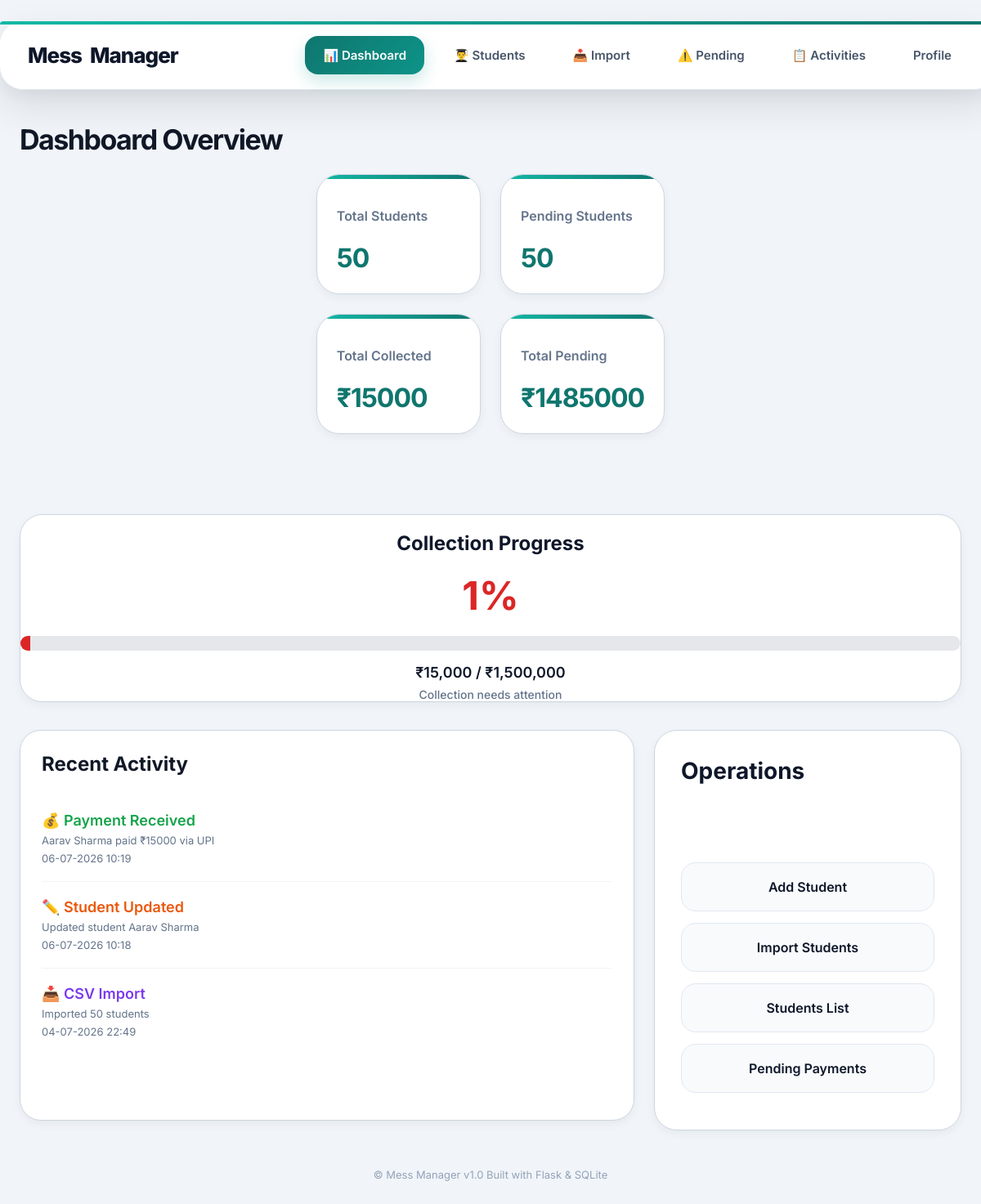
The page / (signed in) on the database as committed earlier.
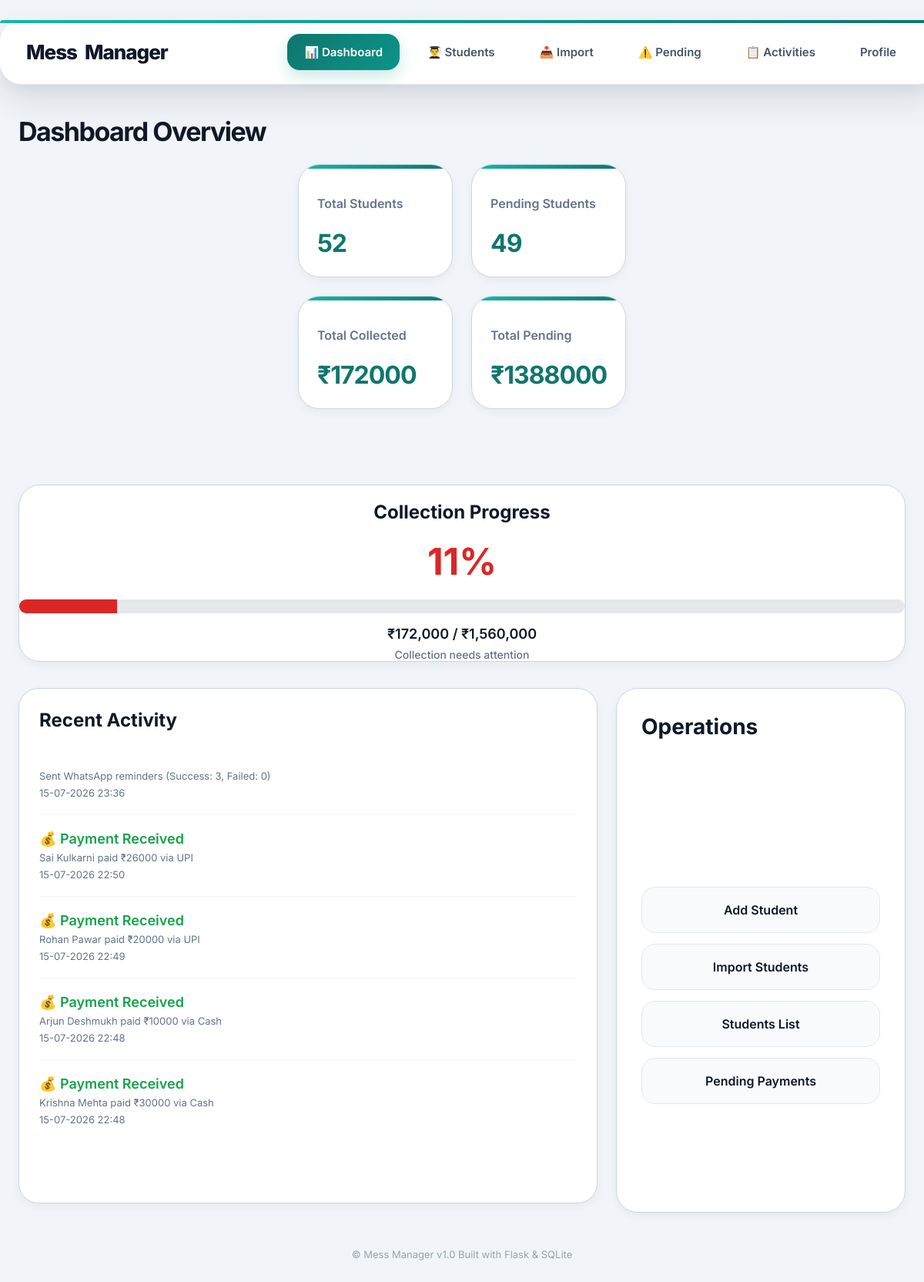
The same page on the database as committed later.
### tables this page shows
CREATE TABLE activities (

        id INTEGER PRIMARY KEY AUTOINCREMENT,

        admin_id INTEGER NOT NULL,

        activity_type TEXT NOT NULL,

        description TEXT NOT NULL,

        created_at TEXT NOT NULL

    );

### app.py (the view)
@app.route('/')
@login_required
def home():
    conn = connect_db()
    admin_id = session['admin_id']
    total_students = conn.execute(
        "SELECT COUNT(*) FROM students WHERE admin_id = ?"
    ,
    (admin_id,)
    ).fetchone()[0]
    total_collected = conn.execute(
        "SELECT SUM(received_amount) FROM students WHERE admin_id = ?"
    ,
    (admin_id,)
    ).fetchone()[0]
    recent_activities = conn.execute(
        """

        SELECT
            activity_type,
            description,
            created_at

        FROM activities

        WHERE admin_id = ?

        ORDER BY id DESC

        LIMIT 5

        """,
        (admin_id,)
    ).fetchall()
    for activity in recent_activities:
        print(dict(activity))
    total_pending = conn.execute(
        """

        SELECT SUM(total_fees - received_amount)

        FROM students

        WHERE admin_id = ?

        """,
        (admin_id,)
    ).fetchone()[0]
    pending_students = conn.execute(
        """

        SELECT COUNT(*)

        FROM students

        WHERE admin_id = ?

        AND (total_fees - received_amount) > 0

        """,
        (admin_id,)
    ).fetchone()[0]
    total_fees = conn.execute(
        """

        SELECT SUM(total_fees)

        FROM students

        WHERE admin_id = ?

        """,
        (admin_id,)
    ).fetchone()[0]
    if total_fees is None:
        total_fees = 0
    conn.close()
    if total_collected is None:
        total_collected = 0
    if total_pending is None:
        total_pending = 0
    if total_fees > 0:
        collection_percentage = round(
            (total_collected / total_fees) * 100
        )
    else:
        collection_percentage = 0
    if collection_percentage < 30:
        progress_color = "#dc2626"   # Red
    elif collection_percentage < 70:
        progress_color = "#f59e0b"   # Orange
    else:
        progress_color = "#16a34a"   # Green
    return render_template(
        "home.html",
        total_students=total_students,
        total_collected=total_collected,
        total_pending=total_pending,
        pending_students=pending_students,
        recent_activities=recent_activities,
        collection_percentage=collection_percentage,
        total_fees=total_fees,
        progress_color=progress_color
    )

### app.py (called while the page is built)
def connect_db():
    conn = sqlite3.connect('database.db')
    conn.execute("PRAGMA foreign_keys = ON")
    conn.row_factory = sqlite3.Row
    return conn

def login_required(func):
    @wraps(func)
    def wrapper(*args, **kwargs):
        if not session.get('admin_logged_in'):
            return redirect('/login')
        return func(*args, **kwargs)
    return wrapper

### templates/home.html (shortened to what the changed rows need)
{% extends "base.html" %}
{% block content %}
<div class="dashboard-container">
    <div class="dashboard-layout">
        <h1 class="dashboard-title page-title">
            Dashboard Overview
        </h1>
        <div class="dashboard-cards">
            <div class="dashboard-card ui-card">
                <h3>Total Students</h3>
                <p>{{ total_students }}</p>
            </div>
            <div class="dashboard-card ui-card">
                <h3>Pending Students</h3>
                <p>{{ pending_students }}</p>
            </div>
            <div class="dashboard-card ui-card">
                <h3>Total Collected</h3>
                <p>₹{{ total_collected }}</p>
            </div>
            <div class="dashboard-card ui-card">
                <h3>Total Pending</h3>
                <p>₹{{ total_pending }}</p>
            </div>
        </div>
    </div>
    <div class="progress-card ui-card">
        <h2>
            Collection Progress
        </h2>
        <div class="progress-percentage" style="color: {{ progress_color }}">
            {{ collection_percentage }}%
        </div>
        <div class="progress-bar">
            <div class="progress-fill" style="
            width: {{ collection_percentage }}%;
            background: {{ progress_color }};
        "></div>
        </div>
        <div class="progress-details">
            ₹{{ "{:,.0f}".format(total_collected) }}
            /
            ₹{{ "{:,.0f}".format(total_fees) }}
        </div>
        <div class="progress-remaining">
            {% if collection_percentage < 30 %} Collection needs attention {% elif collection_percentage < 70 %}
                Collection progressing steadily {% else %} Collection on track {% endif %} </div>
        </div>
        <div class="dashboard-middle">
            <div class="recent-payments ui-card">
                <h2>Recent Activity</h2>
                {% if recent_activities %}
                {% for activity in recent_activities %}
                <div class="payment-item">
                    <div class="payment-left">
                        <div class="activity-header">
                            {% if activity['activity_type'] == 'Payment' %}
                            <span class="activity-payment">
                                💰 Payment Received
                            </span>
                            {% elif activity['activity_type'] == 'Student' %}
                            <span class="activity-student">
                                👤 Student Added
                            </span>
                            {% elif activity['activity_type'] == 'Edit' %}
                            <span class="activity-edit">
                                ✏️ Student Updated
                            </span>
                            {% elif activity['activity_type'] == 'Delete' %}
                            <span class="activity-delete">
                                🗑 Student Deleted
                            </span>
                            {% elif activity['activity_type'] == 'Import' %}
                            <span class="activity-import">
                                📥 CSV Import
                            </span>
                            {% elif activity['activity_type'] == 'Security' %}
                            <span class="activity-security">
                                🔐 Password Changed
                            </span>
                            {% endif %}
                        </div>
                        <div class="payment-date">
                            {{ activity['description'] }}
                        </div>
                        <div class="payment-date">
                            {{ activity['created_at'] }}
                        </div>
                    </div>
                </div>
                {% endfor %}
                {% else %}
                <p>No recent activities found </p>
                {% endif %}
            </div>
            <div class="quick-actions ui-card">
                <h2>Operations</h2>
            </div>
        </div>
    </div>
    {% endblock %}

Rows that differ between the two databases and show on the page:
no longer on this page (row unchanged): activities: activity_type "💰 Payment Received", description "Aarav Sharma paid ₹15000 via UPI", created_at "06-07-2026 10:19"
no longer on this page (row unchanged): activities: activity_type "✏️ Student Updated", description "Updated student Aarav Sharma", created_at "06-07-2026 10:18"
no longer on this page (row unchanged): activities: activity_type "📥 CSV Import", description "Imported 50 students", created_at "04-07-2026 22:49"
added activities: description "Sent WhatsApp reminders (Success: 3, Failed: 0)", created_at "15-07-2026 23:36"
added activities: activity_type "💰 Payment Received", description "Sai Kulkarni paid ₹26000 via UPI", created_at "15-07-2026 22:50"
added activities: activity_type "💰 Payment Received", description "Rohan Pawar paid ₹20000 via UPI", created_at "15-07-2026 22:49"
added activities: activity_type "💰 Payment Received", description "Arjun Deshmukh paid ₹10000 via Cash", created_at "15-07-2026 22:48"
added activities: activity_type "💰 Payment Received", description "Krishna Mehta paid ₹30000 via Cash", created_at "15-07-2026 22:48"
Other text that changed with them:
{{ total_students }}: "50" → "52"
{{ pending_students }}: "50" → "49"
{{ total_collected }}: "15000" → "172000"
{{ total_pending }}: "1485000" → "1388000"
{{ collection_percentage }}: "1" → "11"
{{ collection_percentage }}: 1 → 11 (drawn)
{{ "{:,.0f}".format(total_collected) }}: "15,000" → "172,000"
{{ "{:,.0f}".format(total_fees) }}: "1,500,000" → "1,560,000"
